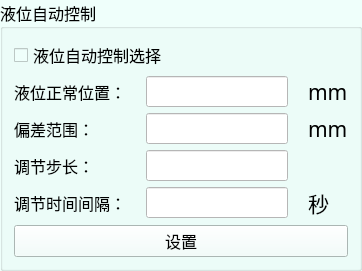
               <widget class="QGroupBox" name="groupBox_16">
                <property name="palette">
                 <palette>
                  <active>
                   <colorrole role="Button">
                    <brush brushstyle="SolidPattern">
                     <color alpha="255">
                      <red>239</red>
                      <green>255</green>
                      <blue>251</blue>
                     </color>
                    </brush>
                   </colorrole>
                   <colorrole role="Text">
                    <brush brushstyle="SolidPattern">
                     <color alpha="255">
                      <red>170</red>
                      <green>170</green>
                      <blue>255</blue>
                     </color>
                    </brush>
                   </colorrole>
                   <colorrole role="Base">
                    <brush brushstyle="SolidPattern">
                     <color alpha="255">
                      <red>239</red>
                      <green>255</green>
                      <blue>251</blue>
                     </color>
                    </brush>
                   </colorrole>
                   <colorrole role="Window">
                    <brush brushstyle="SolidPattern">
                     <color alpha="255">
                      <red>239</red>
                      <green>255</green>
                      <blue>251</blue>
                     </color>
                    </brush>
                   </colorrole>
                   <colorrole role="PlaceholderText">
                    <brush brushstyle="NoBrush">
                     <color alpha="128">
                      <red>170</red>
                      <green>170</green>
                      <blue>255</blue>
                     </color>
                    </brush>
                   </colorrole>
                  </active>
                  <inactive>
                   <colorrole role="Button">
                    <brush brushstyle="SolidPattern">
                     <color alpha="255">
                      <red>239</red>
                      <green>255</green>
                      <blue>251</blue>
                     </color>
                    </brush>
                   </colorrole>
                   <colorrole role="Text">
                    <brush brushstyle="SolidPattern">
                     <color alpha="255">
                      <red>170</red>
                      <green>170</green>
                      <blue>255</blue>
                     </color>
                    </brush>
                   </colorrole>
                   <colorrole role="Base">
                    <brush brushstyle="SolidPattern">
                     <color alpha="255">
                      <red>239</red>
                      <green>255</green>
                      <blue>251</blue>
                     </color>
                    </brush>
                   </colorrole>
                   <colorrole role="Window">
                    <brush brushstyle="SolidPattern">
                     <color alpha="255">
                      <red>239</red>
                      <green>255</green>
                      <blue>251</blue>
                     </color>
                    </brush>
                   </colorrole>
                   <colorrole role="PlaceholderText">
                    <brush brushstyle="NoBrush">
                     <color alpha="128">
                      <red>170</red>
                      <green>170</green>
                      <blue>255</blue>
                     </color>
                    </brush>
                   </colorrole>
                  </inactive>
                  <disabled>
                   <colorrole role="Button">
                    <brush brushstyle="SolidPattern">
                     <color alpha="255">
                      <red>239</red>
                      <green>255</green>
                      <blue>251</blue>
                     </color>
                    </brush>
                   </colorrole>
                   <colorrole role="Text">
                    <brush brushstyle="SolidPattern">
                     <color alpha="255">
                      <red>120</red>
                      <green>120</green>
                      <blue>120</blue>
                     </color>
                    </brush>
                   </colorrole>
                   <colorrole role="Base">
                    <brush brushstyle="SolidPattern">
                     <color alpha="255">
                      <red>239</red>
                      <green>255</green>
                      <blue>251</blue>
                     </color>
                    </brush>
                   </colorrole>
                   <colorrole role="Window">
                    <brush brushstyle="SolidPattern">
                     <color alpha="255">
                      <red>239</red>
                      <green>255</green>
                      <blue>251</blue>
                     </color>
                    </brush>
                   </colorrole>
                   <colorrole role="PlaceholderText">
                    <brush brushstyle="NoBrush">
                     <color alpha="128">
                      <red>170</red>
                      <green>170</green>
                      <blue>255</blue>
                     </color>
                    </brush>
                   </colorrole>
                  </disabled>
                 </palette>
                </property>
                <property name="font">
                 <font>
                  <family>新宋体</family>
                  <pointsize>12</pointsize>
                 </font>
                </property>
                <property name="title">
                 <string>液位自动控制</string>
                </property>
                <layout class="QVBoxLayout" name="verticalLayout_8">
                 <item>
                  <widget class="QCheckBox" name="checkBox_liquit_ctrl_en">
                   <property name="font">
                    <font>
                     <family>新宋体</family>
                     <pointsize>12</pointsize>
                    </font>
                   </property>
                   <property name="text">
                    <string>液位自动控制选择</string>
                   </property>
                  </widget>
                 </item>
                 <item>
                  <layout class="QGridLayout" name="gridLayout_2">
                   <property name="horizontalSpacing">
                    <number>20</number>
                   </property>
                   <item row="1" column="2">
                    <widget class="QLabel" name="label_68">
                     <property name="font">
                      <font>
                       <family>新宋体</family>
                       <pointsize>16</pointsize>
                      </font>
                     </property>
                     <property name="text">
                      <string>mm</string>
                     </property>
                    </widget>
                   </item>
                   <item row="2" column="0">
                    <widget class="QLabel" name="label_69">
                     <property name="font">
                      <font>
                       <family>新宋体</family>
                       <pointsize>12</pointsize>
                      </font>
                     </property>
                     <property name="text">
                      <string>调节步长：</string>
                     </property>
                    </widget>
                   </item>
                   <item row="0" column="2">
                    <widget class="QLabel" name="label_66">
                     <property name="font">
                      <font>
                       <family>新宋体</family>
                       <pointsize>16</pointsize>
                      </font>
                     </property>
                     <property name="text">
                      <string>mm</string>
                     </property>
                    </widget>
                   </item>
                   <item row="3" column="2">
                    <widget class="QLabel" name="label_71">
                     <property name="font">
                      <font>
                       <family>新宋体</family>
                       <pointsize>16</pointsize>
                      </font>
                     </property>
                     <property name="text">
                      <string>秒</string>
                     </property>
                    </widget>
                   </item>
                   <item row="3" column="0">
                    <widget class="QLabel" name="label_70">
                     <property name="font">
                      <font>
                       <family>新宋体</family>
                       <pointsize>12</pointsize>
                      </font>
                     </property>
                     <property name="text">
                      <string>调节时间间隔：</string>
                     </property>
                    </widget>
                   </item>
                   <item row="0" column="1">
                    <widget class="QLineEdit" name="lineEdit_liquit_ctrl_posit">
                     <property name="font">
                      <font>
                       <family>新宋体</family>
                       <pointsize>12</pointsize>
                      </font>
                     </property>
                     <property name="styleSheet">
                      <string notr="true">background-color: rgb(255, 255, 255);</string>
                     </property>
                     <property name="alignment">
                      <set>Qt::AlignCenter</set>
                     </property>
                    </widget>
                   </item>
                   <item row="1" column="1">
                    <widget class="QLineEdit" name="lineEdit_liquit_ctrl_range">
                     <property name="font">
                      <font>
                       <family>新宋体</family>
                       <pointsize>12</pointsize>
                      </font>
                     </property>
                     <property name="styleSheet">
                      <string notr="true">background-color: rgb(255, 255, 255);</string>
                     </property>
                     <property name="alignment">
                      <set>Qt::AlignCenter</set>
                     </property>
                    </widget>
                   </item>
                   <item row="2" column="1">
                    <widget class="QLineEdit" name="lineEdit_liquit_ctrl_step">
                     <property name="font">
                      <font>
                       <family>新宋体</family>
                       <pointsize>12</pointsize>
                      </font>
                     </property>
                     <property name="styleSheet">
                      <string notr="true">background-color: rgb(255, 255, 255);</string>
                     </property>
                     <property name="alignment">
                      <set>Qt::AlignCenter</set>
                     </property>
                    </widget>
                   </item>
                   <item row="3" column="1">
                    <widget class="QLineEdit" name="lineEdit_liquit_ctrl_time">
                     <property name="font">
                      <font>
                       <family>新宋体</family>
                       <pointsize>12</pointsize>
                      </font>
                     </property>
                     <property name="styleSheet">
                      <string notr="true">background-color: rgb(255, 255, 255);</string>
                     </property>
                     <property name="alignment">
                      <set>Qt::AlignCenter</set>
                     </property>
                    </widget>
                   </item>
                   <item row="1" column="0">
                    <widget class="QLabel" name="label_67">
                     <property name="font">
                      <font>
                       <family>新宋体</family>
                       <pointsize>12</pointsize>
                      </font>
                     </property>
                     <property name="text">
                      <string>偏差范围：</string>
                     </property>
                    </widget>
                   </item>
                   <item row="0" column="0">
                    <widget class="QLabel" name="label_41">
                     <property name="font">
                      <font>
                       <family>新宋体</family>
                       <pointsize>12</pointsize>
                      </font>
                     </property>
                     <property name="text">
                      <string>液位正常位置：</string>
                     </property>
                    </widget>
                   </item>
                  </layout>
                 </item>
                 <item>
                  <widget class="QPushButton" name="btn_set_liquit_ctrl">
                   <property name="font">
                    <font>
                     <family>新宋体</family>
                     <pointsize>12</pointsize>
                    </font>
                   </property>
                   <property name="text">
                    <string>设置</string>
                   </property>
                  </widget>
                 </item>
                </layout>
               </widget>
